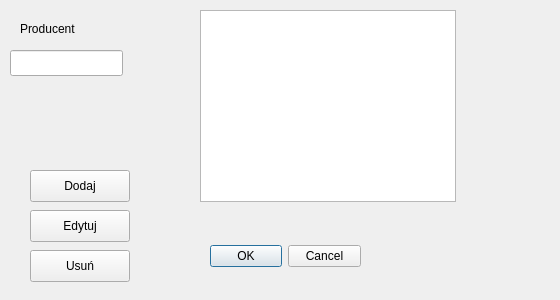
<?xml version="1.0" encoding="UTF-8"?>
<ui version="4.0">
 <class>vendors</class>
 <widget class="QWidget" name="vendors">
  <property name="geometry">
   <rect>
    <x>0</x>
    <y>0</y>
    <width>560</width>
    <height>300</height>
   </rect>
  </property>
  <property name="windowTitle">
   <string>Form</string>
  </property>
  <widget class="QLabel" name="label">
   <property name="geometry">
    <rect>
     <x>20</x>
     <y>20</y>
     <width>81</width>
     <height>18</height>
    </rect>
   </property>
   <property name="text">
    <string>Producent</string>
   </property>
  </widget>
  <widget class="QLineEdit" name="lineEdit">
   <property name="geometry">
    <rect>
     <x>10</x>
     <y>50</y>
     <width>113</width>
     <height>26</height>
    </rect>
   </property>
  </widget>
  <widget class="QPushButton" name="pushButton_add">
   <property name="geometry">
    <rect>
     <x>30</x>
     <y>170</y>
     <width>100</width>
     <height>32</height>
    </rect>
   </property>
   <property name="text">
    <string>Dodaj</string>
   </property>
  </widget>
  <widget class="QPushButton" name="pushButton_edit">
   <property name="geometry">
    <rect>
     <x>30</x>
     <y>210</y>
     <width>100</width>
     <height>32</height>
    </rect>
   </property>
   <property name="text">
    <string>Edytuj</string>
   </property>
  </widget>
  <widget class="QPushButton" name="pushButton_delete">
   <property name="geometry">
    <rect>
     <x>30</x>
     <y>250</y>
     <width>100</width>
     <height>32</height>
    </rect>
   </property>
   <property name="text">
    <string>Usuń</string>
   </property>
  </widget>
  <widget class="QListView" name="listView">
   <property name="geometry">
    <rect>
     <x>200</x>
     <y>10</y>
     <width>256</width>
     <height>192</height>
    </rect>
   </property>
  </widget>
  <widget class="QDialogButtonBox" name="buttonBox">
   <property name="geometry">
    <rect>
     <x>210</x>
     <y>240</y>
     <width>151</width>
     <height>32</height>
    </rect>
   </property>
   <property name="standardButtons">
    <set>QDialogButtonBox::Cancel|QDialogButtonBox::Ok</set>
   </property>
  </widget>
 </widget>
 <resources/>
 <connections/>
</ui>
